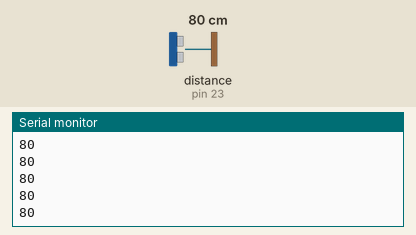
Simulated run of this sketch. Board: Arduino Mega 2560, built with avr-gcc and run on an emulated ATmega2560. On the bench: the last lines printed to the serial monitor. Wiring (inferred from the names in the program): ultrasonic range finder: trigger pin 22; echo pin 23. The test bench sets the inputs (shaded band); at power-on: distance to the obstacle (sensor on pin 23) 80 cm. The echo pulse lasts 58.3 µs per cm.

Above: at 1.2 s.
1.3 s: distance to the obstacle (sensor on pin 23) set to 2 cm
At 1.48 s:
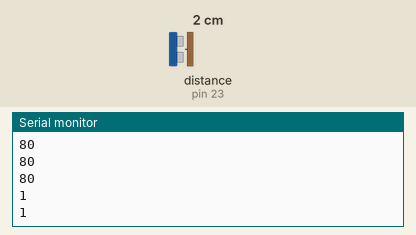
2.8 s: distance to the obstacle (sensor on pin 23) set to 4 cm
At 2.89 s:
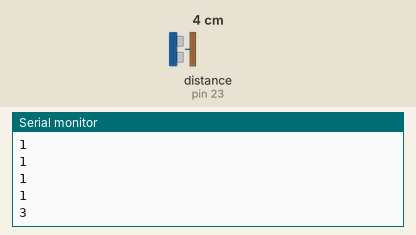
Timing chart, 0 to 5.8 s (numbered marks = the images above; inputs shaded):
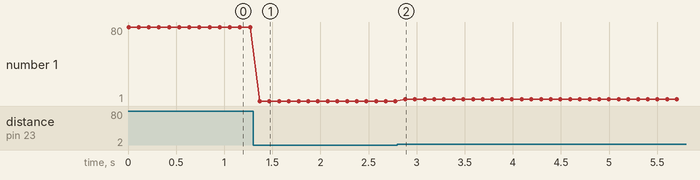

Measured:
- after the input at 1.3 s, the serial monitor: prints a new line after 0.07 s (image 1)
- after the input at 2.8 s, the serial monitor: prints a new line after 0.08 s (image 2)
- plotted number 1: 80 → 1 after the input at 1.3 s, 1 → 3 after the input at 2.8 s

The sketch:

LEITURA_ULTRASONICO_SIMPLES.ino
```cpp
int Trig = 22;
int Echo = 23;

void setup()
{
  Serial.begin (9600);
  pinMode(Trig,OUTPUT);
  pinMode(Echo,INPUT);
}

void loop()
{
  long duracion;
  long distancia;

  digitalWrite(Trig,LOW);
  delayMicroseconds(2);
  digitalWrite(Trig,HIGH);
  delayMicroseconds(10);
  digitalWrite(Trig,LOW);

  duracion = pulseIn(Echo,HIGH);
  distancia = (duracion/2)/29;

  Serial.println(distancia);

  delay(100);
}
```
